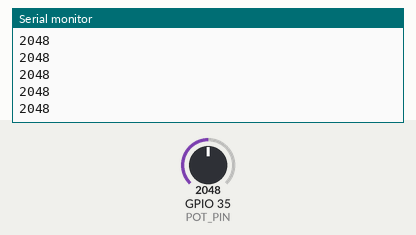
This sketch was run on a simulated ESP32. Parts: the last lines printed to the serial monitor. The inputs (shaded band) are chosen by the test bench; at power-on: GPIO 35 (POT_PIN) = 2048 (analog values on the 0–4095 scale).

Above: at 1.2 s.
1.3 s: GPIO 35 (POT_PIN) set to 2866
At 1.53 s:
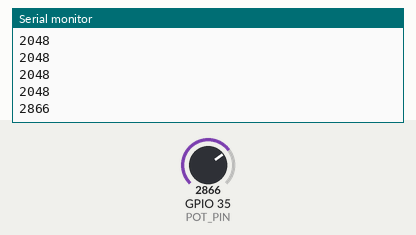
2.8 s: GPIO 35 (POT_PIN) set to 3603
At 2.93 s:
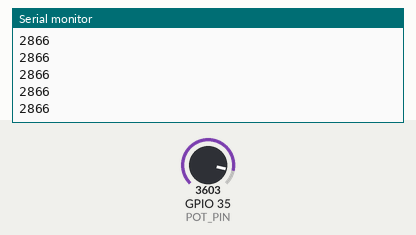
Timing chart, 0 to 5.8 s (numbered marks = the images above; inputs shaded):
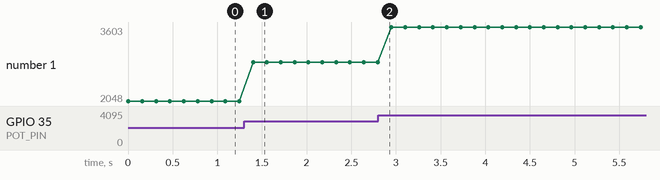

The sketch:

esp32_pot_only.ino
```cpp
static const int POT_PIN = 35;

void setup() {
  Serial.begin(115200);
  analogReadResolution(12);
  analogSetPinAttenuation(POT_PIN, ADC_11db);
  Serial.println("READY POT ONLY");
}

void loop() {
  long sum = 0;
  for (int i = 0; i < 12; i++) {
    sum += analogRead(POT_PIN);
    delayMicroseconds(300);
  }
  int potValue = (int)(sum / 12);
  Serial.println(potValue);
  delay(150);
}
```

Measured:
- after the input at 1.3 s, the serial monitor: prints a new line after 0.10 s (image 1)
- plotted number 1: 2048 → 2866 after the input at 1.3 s, 2866 → 3603 after the input at 2.8 s
